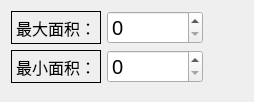
                 <widget class="QWidget" name="contourPara">
                  <layout class="QVBoxLayout" name="verticalLayout_36" stretch="1,1,1">
                   <item>
                    <layout class="QHBoxLayout" name="horizontalLayout_49" stretch="1,1,9">
                     <item>
                      <widget class="QLabel" name="label_89">
                       <property name="font">
                        <font>
                         <family>楷体</family>
                         <pointsize>12</pointsize>
                         <underline>false</underline>
                        </font>
                       </property>
                       <property name="frameShape">
                        <enum>QFrame::Box</enum>
                       </property>
                       <property name="text">
                        <string>最大面积：</string>
                       </property>
                      </widget>
                     </item>
                     <item>
                      <widget class="QSpinBox" name="maxArea_Box">
                       <property name="font">
                        <font>
                         <pointsize>15</pointsize>
                         <underline>false</underline>
                        </font>
                       </property>
                       <property name="maximum">
                        <number>999999</number>
                       </property>
                      </widget>
                     </item>
                     <item>
                      <spacer name="horizontalSpacer_13">
                       <property name="orientation">
                        <enum>Qt::Horizontal</enum>
                       </property>
                       <property name="sizeHint" stdset="0">
                        <size>
                         <width>40</width>
                         <height>20</height>
                        </size>
                       </property>
                      </spacer>
                     </item>
                    </layout>
                   </item>
                   <item>
                    <layout class="QHBoxLayout" name="horizontalLayout_52" stretch="1,1,9">
                     <item>
                      <widget class="QLabel" name="label_90">
                       <property name="font">
                        <font>
                         <family>楷体</family>
                         <pointsize>12</pointsize>
                         <underline>false</underline>
                        </font>
                       </property>
                       <property name="frameShape">
                        <enum>QFrame::Box</enum>
                       </property>
                       <property name="text">
                        <string>最小面积：</string>
                       </property>
                      </widget>
                     </item>
                     <item>
                      <widget class="QSpinBox" name="minArea_Box">
                       <property name="font">
                        <font>
                         <pointsize>15</pointsize>
                         <underline>false</underline>
                        </font>
                       </property>
                       <property name="maximum">
                        <number>999999</number>
                       </property>
                      </widget>
                     </item>
                     <item>
                      <spacer name="horizontalSpacer_12">
                       <property name="orientation">
                        <enum>Qt::Horizontal</enum>
                       </property>
                       <property name="sizeHint" stdset="0">
                        <size>
                         <width>40</width>
                         <height>20</height>
                        </size>
                       </property>
                      </spacer>
                     </item>
                    </layout>
                   </item>
                   <item>
                    <spacer name="verticalSpacer_22">
                     <property name="orientation">
                      <enum>Qt::Vertical</enum>
                     </property>
                     <property name="sizeHint" stdset="0">
                      <size>
                       <width>20</width>
                       <height>8</height>
                      </size>
                     </property>
                    </spacer>
                   </item>
                  </layout>
                 </widget>
